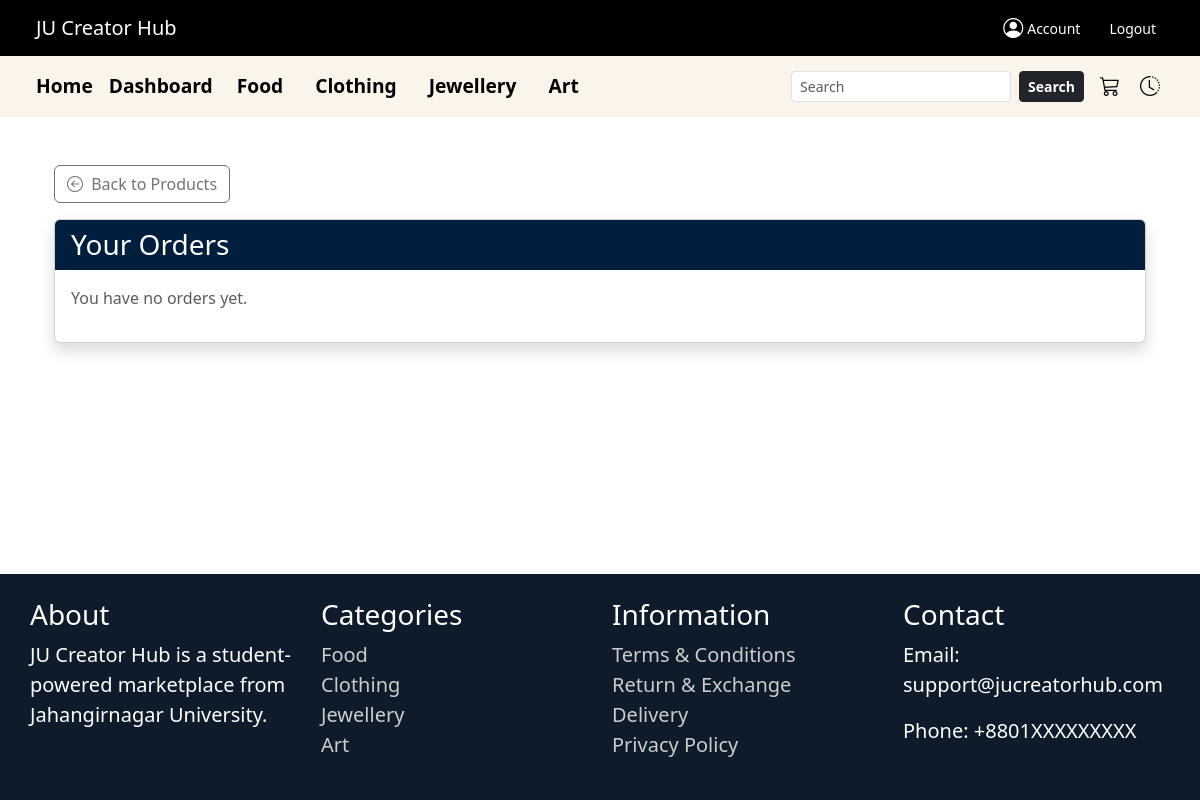
Page /orders/ (signed in) on the earlier database version.
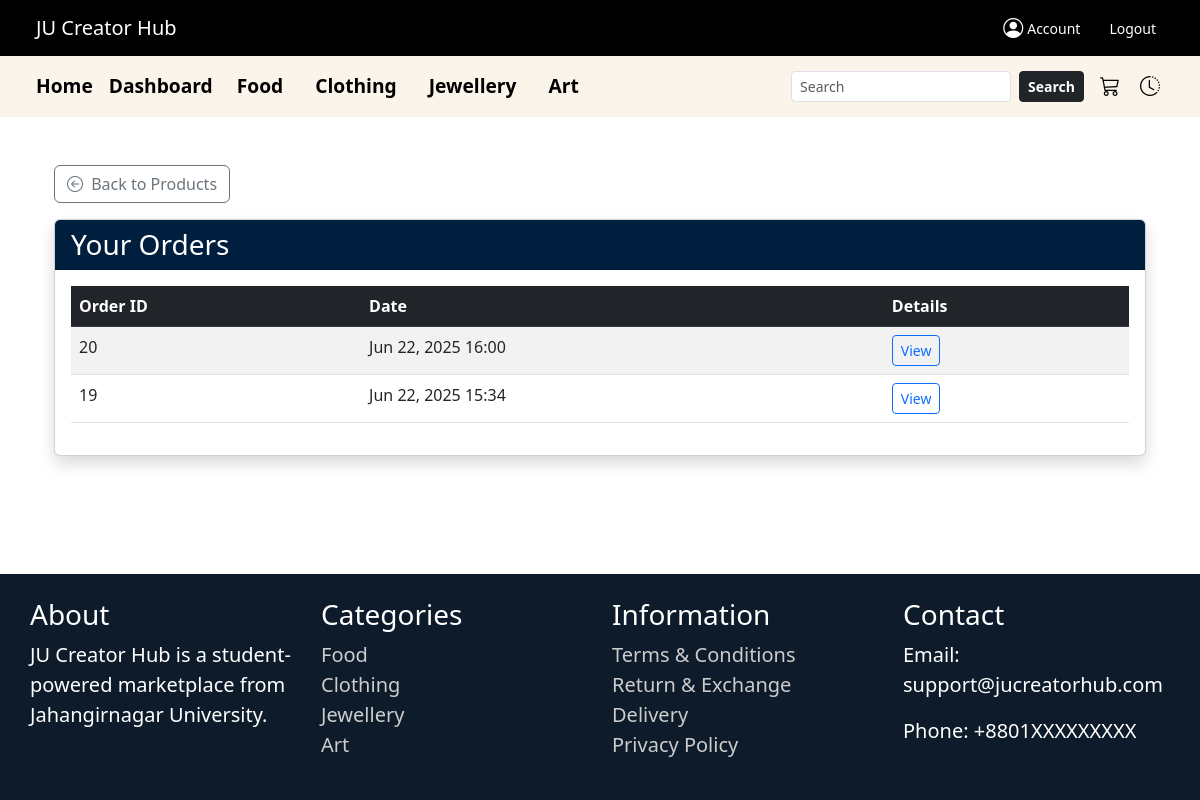
Same page on the later database version.
### ecommerce/models.py (models this page shows, shortened)
class Order(models.Model):
    buyer = models.ForeignKey(User, on_delete=models.CASCADE)
    address = models.CharField(max_length=255)
    phone = models.CharField(max_length=20)
    status = models.CharField(max_length=20, default='Pending')
    created_at = models.DateTimeField(auto_now_add=True)

### ecommerce/views.py (the view)
# urls.py: path('orders/', views.order_history, name='order_history'),
@login_required
def order_history(request):
    orders = Order.objects.filter(buyer=request.user).order_by('-created_at')
    return render(request, 'ecommerce/order_history.html', {'orders': orders})

### ecommerce/context_processors.py (called while the page is built)
def shop_names_processor(request):
    shop_names = Profile.objects.filter(
        role='seller',
        shop_name__isnull=False
    ).exclude(shop_name='')
    return {'shop_names': shop_names}

### ecommerce/templates/ecommerce/order_history.html
{% extends 'ecommerce/base.html' %}
{% block content %}
<div class="container mt-4">
  <a href="{% url 'product_showcase' %}" class="btn btn-outline-secondary mb-3">
    <i class="bi bi-arrow-left-circle me-1"></i> Back to Products
  </a>
  <div class="card shadow">
    <div class="card-header text-white" style="background-color: #001f3f;">
      <h3 class="mb-0">Your Orders</h3>
    </div>
    <div class="card-body">
      {% if orders %}
      <div class="table-responsive">
        <table class="table table-striped table-hover">
          <thead class="table-dark">
            <tr>
              <th>Order ID</th>
              <th>Date</th>
              <th>Details</th>
            </tr>
          </thead>
          <tbody>
            {% for order in orders %}
              {% if order.status|lower != "cancelled" %}
              <tr>
                <td>{{ order.id }}</td>
                <td>{{ order.created_at|date:"M d, Y H:i" }}</td>
                <td>
                  <a href="{% url 'order_detail' order.id %}" class="btn btn-sm btn-outline-primary">View</a>
                </td>
              </tr>
              {% endif %}
            {% endfor %}
          </tbody>
        </table>
      </div>
      {% else %}
      <p class="text-muted">You have no orders yet.</p>
      {% endif %}
    </div>
  </div>
</div>
{% endblock %}

Differences in the rows shown:
added Order: id "20", created_at "Jun 22, 2025 16:00"
added Order: id "19", created_at "Jun 22, 2025 15:34"
Other differences:
text no longer shown: "You have no orders yet."
text now shown: "Order ID Date Details"
